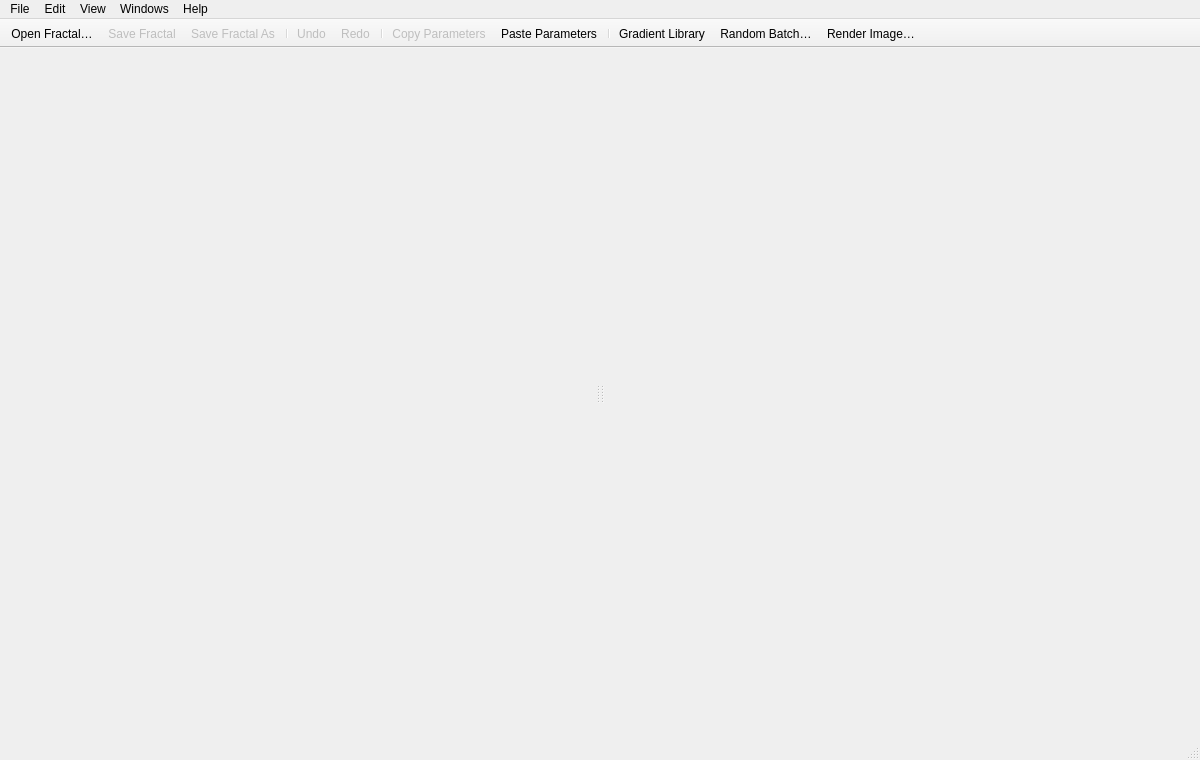
<?xml version="1.0" encoding="UTF-8"?>
<ui version="4.0">
 <class>MainWindow</class>
 <widget class="QMainWindow" name="MainWindow">
  <property name="geometry">
   <rect>
    <x>0</x>
    <y>0</y>
    <width>1200</width>
    <height>760</height>
   </rect>
  </property>
  <property name="windowTitle">
   <string>Fractalchemy</string>
  </property>
  <widget class="QWidget" name="centralwidget">
   <layout class="QHBoxLayout" name="rootLayout">
    <property name="leftMargin"><number>0</number></property>
    <property name="topMargin"><number>0</number></property>
    <property name="rightMargin"><number>0</number></property>
    <property name="bottomMargin"><number>0</number></property>
    <item>
     <widget class="CollapsibleSplitter" name="splitter">
      <widget class="FractalLibraryPanel" name="fractalLibraryPanel" native="true"/>
      <widget class="QWidget" name="viewerPane" native="true">
       <layout class="QVBoxLayout" name="viewerLayout">
        <property name="leftMargin"><number>0</number></property>
        <property name="topMargin"><number>0</number></property>
        <property name="rightMargin"><number>0</number></property>
        <property name="bottomMargin"><number>0</number></property>
        <property name="spacing"><number>0</number></property>
        <item>
         <widget class="FractalViewport" name="viewport" native="true"/>
        </item>
        <item>
         <widget class="ViewerBar" name="viewerBar" native="true"/>
        </item>
       </layout>
      </widget>
      <widget class="SettingsPanel" name="settingsPanel" native="true"/>
     </widget>
    </item>
   </layout>
  </widget>
  <widget class="QMenuBar" name="menubar">
   <property name="geometry">
    <rect>
     <x>0</x>
     <y>0</y>
     <width>1200</width>
     <height>30</height>
    </rect>
   </property>
   <widget class="QMenu" name="menuFile">
    <property name="title">
     <string>File</string>
    </property>
    <widget class="QMenu" name="menuSaveAs">
     <property name="title">
      <string>Save Fractal As</string>
     </property>
     <addaction name="actionSaveAsNewEntry"/>
     <addaction name="actionSaveAsNewFile"/>
     <addaction name="actionSaveAsIntoFile"/>
    </widget>
    <addaction name="actionOpenFractal"/>
    <addaction name="actionSaveFractal"/>
    <addaction name="menuSaveAs"/>
    <addaction name="separator"/>
    <addaction name="actionExit"/>
   </widget>
   <widget class="QMenu" name="menuEdit">
    <property name="title">
     <string>Edit</string>
    </property>
    <addaction name="actionUndo"/>
    <addaction name="actionRedo"/>
    <addaction name="separator"/>
    <addaction name="actionCopyParameters"/>
    <addaction name="actionPasteParameters"/>
    <addaction name="separator"/>
    <addaction name="actionEditFractalLibrary"/>
   </widget>
   <widget class="QMenu" name="menuView">
    <property name="title">
     <string>View</string>
    </property>
    <addaction name="actionToggleFractalLibrary"/>
    <addaction name="actionRefreshFractalLibrary"/>
    <addaction name="actionThumbnailView"/>
    <addaction name="actionToggleSettings"/>
    <addaction name="separator"/>
    <addaction name="actionZoomFit"/>
    <addaction name="actionZoomActual"/>
    <addaction name="separator"/>
    <addaction name="actionShowStatusBar"/>
   </widget>
   <widget class="QMenu" name="menuWindows">
    <property name="title">
     <string>Windows</string>
    </property>
    <addaction name="actionGradientLibrary"/>
    <addaction name="actionRandomBatch"/>
    <addaction name="actionRenderImage"/>
   </widget>
   <widget class="QMenu" name="menuHelp">
    <property name="title">
     <string>Help</string>
    </property>
    <addaction name="actionFormulas"/>
    <addaction name="separator"/>
    <addaction name="actionAbout"/>
    <addaction name="actionAboutQt"/>
   </widget>
   <addaction name="menuFile"/>
   <addaction name="menuEdit"/>
   <addaction name="menuView"/>
   <addaction name="menuWindows"/>
   <addaction name="menuHelp"/>
  </widget>
  <widget class="QToolBar" name="toolBar">
   <property name="windowTitle">
    <string>Toolbar</string>
   </property>
   <property name="movable">
    <bool>false</bool>
   </property>
   <property name="iconSize">
    <size>
     <width>24</width>
     <height>24</height>
    </size>
   </property>
   <property name="toolButtonStyle">
    <enum>Qt::ToolButtonIconOnly</enum>
   </property>
   <attribute name="toolBarArea">
    <enum>TopToolBarArea</enum>
   </attribute>
   <attribute name="toolBarBreak">
    <bool>false</bool>
   </attribute>
   <addaction name="actionOpenFractal"/>
   <addaction name="actionSaveFractal"/>
   <addaction name="actionSaveAs"/>
   <addaction name="separator"/>
   <addaction name="actionUndo"/>
   <addaction name="actionRedo"/>
   <addaction name="separator"/>
   <addaction name="actionCopyParameters"/>
   <addaction name="actionPasteParameters"/>
   <addaction name="separator"/>
   <addaction name="actionGradientLibrary"/>
   <addaction name="actionRandomBatch"/>
   <addaction name="actionRenderImage"/>
  </widget>
  <widget class="QStatusBar" name="statusbar"/>
  <action name="actionOpenFractal">
   <property name="text"><string>Open Fractal…</string></property>
   <property name="toolTip"><string>Open a fractal file</string></property>
   <property name="shortcut"><string>Ctrl+O</string></property>
   <property name="statusTip"><string>Open a .flame, .chaos or .fa file in the viewer</string></property>
  </action>
  <action name="actionSaveFractal">
   <property name="text"><string>Save Fractal</string></property>
   <property name="toolTip"><string>Save: overwrite the fractal's entry in its file (Ctrl+S)</string></property>
   <property name="shortcut"><string>Ctrl+S</string></property>
   <property name="statusTip"><string>Overwrite the entry the fractal came from; unsaved fractals ask for a file</string></property>
   <property name="enabled"><bool>false</bool></property>
  </action>
  <action name="actionSaveAs">
   <property name="text"><string>Save Fractal As</string></property>
   <property name="toolTip"><string>Save As: a new entry in this file, a new file, or into another file</string></property>
   <property name="enabled"><bool>false</bool></property>
  </action>
  <action name="actionSaveAsNewEntry">
   <property name="text"><string>As New Entry in This File…</string></property>
   <property name="statusTip"><string>Append the fractal to its own file under a name of your choosing</string></property>
  </action>
  <action name="actionSaveAsNewFile">
   <property name="text"><string>As New File…</string></property>
   <property name="shortcut"><string>Ctrl+Shift+S</string></property>
   <property name="statusTip"><string>Write the fractal to a new .flame or .fa file (an existing file is appended to)</string></property>
  </action>
  <action name="actionSaveAsIntoFile">
   <property name="text"><string>Into Existing File…</string></property>
   <property name="statusTip"><string>Append the fractal to another .flame or .fa file</string></property>
  </action>
  <action name="actionRandomBatch">
   <property name="text"><string>Random Batch…</string></property>
   <property name="toolTip"><string>Random Batch: generate random fractals from chosen variations (F7)</string></property>
   <property name="shortcut"><string>F7</string></property>
   <property name="statusTip"><string>Open the Random Batch window</string></property>
  </action>
  <action name="actionUndo">
   <property name="text"><string>Undo</string></property>
   <property name="toolTip"><string>Undo the last change to the fractal (Ctrl+Z)</string></property>
   <property name="shortcut"><string>Ctrl+Z</string></property>
   <property name="enabled"><bool>false</bool></property>
  </action>
  <action name="actionRedo">
   <property name="text"><string>Redo</string></property>
   <property name="toolTip"><string>Redo the change you undid (Ctrl+Shift+Z)</string></property>
   <property name="shortcut"><string>Ctrl+Shift+Z</string></property>
   <property name="enabled"><bool>false</bool></property>
  </action>
  <action name="actionCopyParameters">
   <property name="text"><string>Copy Parameters</string></property>
   <property name="toolTip"><string>Copy the fractal's parameters, gradient included, to the clipboard as .fa text (Ctrl+Shift+C)</string></property>
   <property name="shortcut"><string>Ctrl+Shift+C</string></property>
   <property name="enabled"><bool>false</bool></property>
  </action>
  <action name="actionPasteParameters">
   <property name="text"><string>Paste Parameters</string></property>
   <property name="toolTip"><string>Replace the fractal with parameters from the clipboard: .fa, Apophysis &lt;flame&gt; XML or a Chaotica world (Ctrl+Shift+V)</string></property>
   <property name="shortcut"><string>Ctrl+Shift+V</string></property>
  </action>
  <action name="actionRenderImage">
   <property name="text"><string>Render Image…</string></property>
   <property name="toolTip"><string>Render Image</string></property>
   <property name="shortcut"><string>Ctrl+R</string></property>
   <property name="statusTip"><string>Render the fractal to an image file at any size, with oversampling, filtering and denoising</string></property>
  </action>
  <action name="actionExit">
   <property name="text"><string>Exit</string></property>
   <property name="shortcut"><string>Ctrl+Q</string></property>
   <property name="statusTip"><string>Quit Fractalchemy</string></property>
  </action>
  <action name="actionEditFractalLibrary">
   <property name="text"><string>Edit Fractal Library…</string></property>
   <property name="statusTip"><string>Add or remove the folders that make up the fractal library</string></property>
  </action>
  <action name="actionToggleFractalLibrary">
   <property name="checkable"><bool>true</bool></property>
   <property name="checked"><bool>true</bool></property>
   <property name="text"><string>Show/Hide Fractal Library</string></property>
   <property name="shortcut"><string>Ctrl+L</string></property>
  </action>
  <action name="actionRefreshFractalLibrary">
   <property name="text"><string>Refresh Fractal Library</string></property>
   <property name="shortcut"><string>F5</string></property>
  </action>
  <action name="actionThumbnailView">
   <property name="checkable"><bool>true</bool></property>
   <property name="checked"><bool>false</bool></property>
   <property name="text"><string>Thumbnails in Fractal Library</string></property>
   <property name="statusTip"><string>Show a rendered thumbnail next to every fractal</string></property>
  </action>
  <action name="actionToggleSettings">
   <property name="checkable"><bool>true</bool></property>
   <property name="checked"><bool>true</bool></property>
   <property name="text"><string>Show/Hide Settings Panel</string></property>
   <property name="shortcut"><string>Ctrl+Shift+L</string></property>
  </action>
  <action name="actionZoomFit">
   <property name="text"><string>Zoom to Fit</string></property>
   <property name="shortcut"><string>Ctrl+0</string></property>
   <property name="statusTip"><string>Show the whole image in the viewer</string></property>
  </action>
  <action name="actionZoomActual">
   <property name="text"><string>Zoom 100%</string></property>
   <property name="shortcut"><string>Ctrl+1</string></property>
   <property name="statusTip"><string>One image pixel per screen pixel</string></property>
  </action>
  <action name="actionShowStatusBar">
   <property name="checkable"><bool>true</bool></property>
   <property name="checked"><bool>true</bool></property>
   <property name="text"><string>Status Bar</string></property>
  </action>
  <action name="actionGradientLibrary">
   <property name="text"><string>Gradient Library</string></property>
   <property name="toolTip"><string>Gradient Library</string></property>
   <property name="statusTip"><string>Show the Gradient Library window to browse, edit and save gradients</string></property>
   <property name="shortcut"><string>F6</string></property>
  </action>
  <action name="actionFormulas">
   <property name="text"><string>Formulas…</string></property>
   <property name="toolTip"><string>Browse the loaded formulas (variations and plugins)</string></property>
  </action>
  <action name="actionAbout">
   <property name="text"><string>About Fractalchemy…</string></property>
  </action>
  <action name="actionAboutQt">
   <property name="text"><string>About Qt…</string></property>
  </action>
 </widget>
 <customwidgets>
  <customwidget>
   <class>FractalLibraryPanel</class>
   <extends>QWidget</extends>
   <header>fractalchemy/ui/fractal_library_panel.h</header>
   <container>1</container>
  </customwidget>
  <customwidget>
   <class>FractalViewport</class>
   <extends>QWidget</extends>
   <header>fractalchemy/ui/fractal_viewport.h</header>
   <container>1</container>
  </customwidget>
  <customwidget>
   <class>ViewerBar</class>
   <extends>QWidget</extends>
   <header>fractalchemy/ui/viewer_bar.h</header>
  </customwidget>
  <customwidget>
   <class>SettingsPanel</class>
   <extends>QWidget</extends>
   <header>fractalchemy/ui/settings_panel.h</header>
   <container>1</container>
  </customwidget>
  <customwidget>
   <class>CollapsibleSplitter</class>
   <extends>QSplitter</extends>
   <header>fractalchemy/widgets/collapsible_splitter.h</header>
   <container>1</container>
  </customwidget>
 </customwidgets>
 <resources/>
 <connections/>
</ui>
